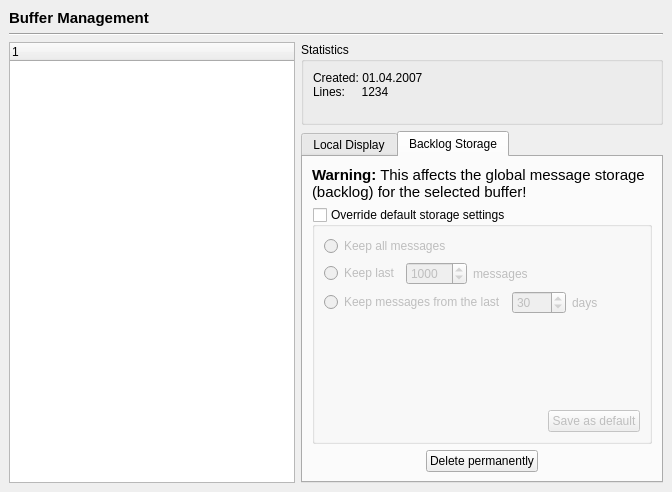
<ui version="4.0" >
 <class>BufferManagementSettingsPage</class>
 <widget class="QWidget" name="BufferManagementSettingsPage" >
  <property name="geometry" >
   <rect>
    <x>0</x>
    <y>0</y>
    <width>672</width>
    <height>492</height>
   </rect>
  </property>
  <property name="windowTitle" >
   <string/>
  </property>
  <layout class="QVBoxLayout" >
   <property name="spacing" >
    <number>6</number>
   </property>
   <property name="leftMargin" >
    <number>9</number>
   </property>
   <property name="topMargin" >
    <number>9</number>
   </property>
   <property name="rightMargin" >
    <number>9</number>
   </property>
   <property name="bottomMargin" >
    <number>9</number>
   </property>
   <item>
    <widget class="QLabel" name="label" >
     <property name="frameShape" >
      <enum>QFrame::NoFrame</enum>
     </property>
     <property name="text" >
      <string>&lt;html>&lt;head>&lt;meta name="qrichtext" content="1" />&lt;style type="text/css">
p, li { white-space: pre-wrap; }
&lt;/style>&lt;/head>&lt;body style=" font-family:'Bitstream Vera Sans'; font-size:11pt; font-weight:400; font-style:normal; text-decoration:none;">
&lt;p style=" margin-top:0px; margin-bottom:0px; margin-left:0px; margin-right:0px; -qt-block-indent:0; text-indent:0px;">&lt;span style=" font-weight:600;">Buffer Management&lt;/span>&lt;/p>&lt;/body>&lt;/html></string>
     </property>
    </widget>
   </item>
   <item>
    <widget class="Line" name="line" >
     <property name="orientation" >
      <enum>Qt::Horizontal</enum>
     </property>
    </widget>
   </item>
   <item>
    <layout class="QHBoxLayout" >
     <property name="spacing" >
      <number>6</number>
     </property>
     <property name="leftMargin" >
      <number>0</number>
     </property>
     <property name="topMargin" >
      <number>0</number>
     </property>
     <property name="rightMargin" >
      <number>0</number>
     </property>
     <property name="bottomMargin" >
      <number>0</number>
     </property>
     <item>
      <widget class="QTreeWidget" name="tree" >
       <property name="rootIsDecorated" >
        <bool>false</bool>
       </property>
       <column>
        <property name="text" >
         <string>1</string>
        </property>
       </column>
      </widget>
     </item>
     <item>
      <layout class="QVBoxLayout" >
       <property name="spacing" >
        <number>6</number>
       </property>
       <property name="leftMargin" >
        <number>0</number>
       </property>
       <property name="topMargin" >
        <number>0</number>
       </property>
       <property name="rightMargin" >
        <number>0</number>
       </property>
       <property name="bottomMargin" >
        <number>0</number>
       </property>
       <item>
        <widget class="QGroupBox" name="groupBox" >
         <property name="title" >
          <string>Statistics</string>
         </property>
         <property name="flat" >
          <bool>false</bool>
         </property>
         <layout class="QVBoxLayout" >
          <property name="spacing" >
           <number>6</number>
          </property>
          <property name="leftMargin" >
           <number>9</number>
          </property>
          <property name="topMargin" >
           <number>9</number>
          </property>
          <property name="rightMargin" >
           <number>9</number>
          </property>
          <property name="bottomMargin" >
           <number>9</number>
          </property>
          <item>
           <widget class="QLabel" name="label_2" >
            <property name="text" >
             <string>Created: 01.04.2007
Lines:     1234
</string>
            </property>
            <property name="alignment" >
             <set>Qt::AlignLeading|Qt::AlignLeft|Qt::AlignTop</set>
            </property>
           </widget>
          </item>
         </layout>
        </widget>
       </item>
       <item>
        <widget class="QTabWidget" name="tabWidget" >
         <property name="currentIndex" >
          <number>1</number>
         </property>
         <widget class="QWidget" name="tab" >
          <property name="whatsThis" >
           <string>Defines how many messages the local Quassel client shows for this buffer. This is independent from the central backlog storage in the core.</string>
          </property>
          <attribute name="title" >
           <string>Local Display</string>
          </attribute>
          <layout class="QVBoxLayout" >
           <property name="spacing" >
            <number>6</number>
           </property>
           <property name="leftMargin" >
            <number>9</number>
           </property>
           <property name="topMargin" >
            <number>9</number>
           </property>
           <property name="rightMargin" >
            <number>9</number>
           </property>
           <property name="bottomMargin" >
            <number>9</number>
           </property>
           <item>
            <widget class="QGroupBox" name="groupBox_2" >
             <property name="title" >
              <string>Override default display options</string>
             </property>
             <property name="checkable" >
              <bool>true</bool>
             </property>
             <property name="checked" >
              <bool>false</bool>
             </property>
             <layout class="QVBoxLayout" >
              <property name="spacing" >
               <number>6</number>
              </property>
              <property name="leftMargin" >
               <number>9</number>
              </property>
              <property name="topMargin" >
               <number>9</number>
              </property>
              <property name="rightMargin" >
               <number>9</number>
              </property>
              <property name="bottomMargin" >
               <number>9</number>
              </property>
              <item>
               <widget class="QRadioButton" name="radioButton" >
                <property name="text" >
                 <string>Show all messages</string>
                </property>
               </widget>
              </item>
              <item>
               <layout class="QHBoxLayout" >
                <property name="spacing" >
                 <number>6</number>
                </property>
                <property name="leftMargin" >
                 <number>0</number>
                </property>
                <property name="topMargin" >
                 <number>0</number>
                </property>
                <property name="rightMargin" >
                 <number>0</number>
                </property>
                <property name="bottomMargin" >
                 <number>0</number>
                </property>
                <item>
                 <widget class="QRadioButton" name="radioButton_2" >
                  <property name="sizePolicy" >
                   <sizepolicy vsizetype="Fixed" hsizetype="Preferred" >
                    <horstretch>0</horstretch>
                    <verstretch>0</verstretch>
                   </sizepolicy>
                  </property>
                  <property name="text" >
                   <string>Show last</string>
                  </property>
                 </widget>
                </item>
                <item>
                 <widget class="QSpinBox" name="spinBox" >
                  <property name="sizePolicy" >
                   <sizepolicy vsizetype="Fixed" hsizetype="Preferred" >
                    <horstretch>0</horstretch>
                    <verstretch>0</verstretch>
                   </sizepolicy>
                  </property>
                  <property name="minimum" >
                   <number>1</number>
                  </property>
                  <property name="maximum" >
                   <number>99999</number>
                  </property>
                  <property name="value" >
                   <number>1000</number>
                  </property>
                 </widget>
                </item>
                <item>
                 <widget class="QLabel" name="label_3" >
                  <property name="text" >
                   <string>messages</string>
                  </property>
                 </widget>
                </item>
                <item>
                 <spacer>
                  <property name="orientation" >
                   <enum>Qt::Horizontal</enum>
                  </property>
                  <property name="sizeHint" >
                   <size>
                    <width>40</width>
                    <height>20</height>
                   </size>
                  </property>
                 </spacer>
                </item>
               </layout>
              </item>
              <item>
               <layout class="QHBoxLayout" >
                <property name="spacing" >
                 <number>6</number>
                </property>
                <property name="leftMargin" >
                 <number>0</number>
                </property>
                <property name="topMargin" >
                 <number>0</number>
                </property>
                <property name="rightMargin" >
                 <number>0</number>
                </property>
                <property name="bottomMargin" >
                 <number>0</number>
                </property>
                <item>
                 <widget class="QRadioButton" name="radioButton_3" >
                  <property name="text" >
                   <string>Show messages from the last</string>
                  </property>
                 </widget>
                </item>
                <item>
                 <widget class="QSpinBox" name="spinBox_2" >
                  <property name="minimum" >
                   <number>1</number>
                  </property>
                  <property name="maximum" >
                   <number>1000</number>
                  </property>
                  <property name="value" >
                   <number>30</number>
                  </property>
                 </widget>
                </item>
                <item>
                 <widget class="QLabel" name="label_4" >
                  <property name="enabled" >
                   <bool>false</bool>
                  </property>
                  <property name="text" >
                   <string>days</string>
                  </property>
                 </widget>
                </item>
                <item>
                 <spacer>
                  <property name="orientation" >
                   <enum>Qt::Horizontal</enum>
                  </property>
                  <property name="sizeHint" >
                   <size>
                    <width>40</width>
                    <height>20</height>
                   </size>
                  </property>
                 </spacer>
                </item>
               </layout>
              </item>
              <item>
               <widget class="QRadioButton" name="radioButton_4" >
                <property name="text" >
                 <string>Hide buffer locally</string>
                </property>
               </widget>
              </item>
              <item>
               <spacer>
                <property name="orientation" >
                 <enum>Qt::Vertical</enum>
                </property>
                <property name="sizeHint" >
                 <size>
                  <width>20</width>
                  <height>40</height>
                 </size>
                </property>
               </spacer>
              </item>
              <item>
               <layout class="QHBoxLayout" >
                <property name="spacing" >
                 <number>6</number>
                </property>
                <property name="leftMargin" >
                 <number>0</number>
                </property>
                <property name="topMargin" >
                 <number>0</number>
                </property>
                <property name="rightMargin" >
                 <number>0</number>
                </property>
                <property name="bottomMargin" >
                 <number>0</number>
                </property>
                <item>
                 <spacer>
                  <property name="orientation" >
                   <enum>Qt::Horizontal</enum>
                  </property>
                  <property name="sizeHint" >
                   <size>
                    <width>40</width>
                    <height>20</height>
                   </size>
                  </property>
                 </spacer>
                </item>
                <item>
                 <widget class="QPushButton" name="pushButton" >
                  <property name="text" >
                   <string>Save as default</string>
                  </property>
                 </widget>
                </item>
               </layout>
              </item>
             </layout>
            </widget>
           </item>
          </layout>
         </widget>
         <widget class="QWidget" name="tab_2" >
          <attribute name="title" >
           <string>Backlog Storage</string>
          </attribute>
          <layout class="QVBoxLayout" >
           <property name="spacing" >
            <number>6</number>
           </property>
           <property name="leftMargin" >
            <number>9</number>
           </property>
           <property name="topMargin" >
            <number>9</number>
           </property>
           <property name="rightMargin" >
            <number>9</number>
           </property>
           <property name="bottomMargin" >
            <number>9</number>
           </property>
           <item>
            <widget class="QLabel" name="label_7" >
             <property name="text" >
              <string>&lt;html>&lt;head>&lt;meta name="qrichtext" content="1" />&lt;style type="text/css">
p, li { white-space: pre-wrap; }
&lt;/style>&lt;/head>&lt;body style=" font-family:'Bitstream Vera Sans'; font-size:11pt; font-weight:400; font-style:normal; text-decoration:none;">
&lt;p style=" margin-top:0px; margin-bottom:0px; margin-left:0px; margin-right:0px; -qt-block-indent:0; text-indent:0px;">&lt;span style=" font-weight:600;">Warning:&lt;/span> This affects the global message storage (backlog) for the selected buffer!&lt;/p>&lt;/body>&lt;/html></string>
             </property>
             <property name="alignment" >
              <set>Qt::AlignLeading|Qt::AlignLeft|Qt::AlignTop</set>
             </property>
             <property name="wordWrap" >
              <bool>true</bool>
             </property>
            </widget>
           </item>
           <item>
            <widget class="QGroupBox" name="groupBox_3" >
             <property name="title" >
              <string>Override default storage settings</string>
             </property>
             <property name="checkable" >
              <bool>true</bool>
             </property>
             <property name="checked" >
              <bool>false</bool>
             </property>
             <layout class="QVBoxLayout" >
              <property name="spacing" >
               <number>6</number>
              </property>
              <property name="leftMargin" >
               <number>9</number>
              </property>
              <property name="topMargin" >
               <number>9</number>
              </property>
              <property name="rightMargin" >
               <number>9</number>
              </property>
              <property name="bottomMargin" >
               <number>9</number>
              </property>
              <item>
               <widget class="QRadioButton" name="radioButton_5" >
                <property name="text" >
                 <string>Keep all messages</string>
                </property>
               </widget>
              </item>
              <item>
               <layout class="QHBoxLayout" >
                <property name="spacing" >
                 <number>6</number>
                </property>
                <property name="leftMargin" >
                 <number>0</number>
                </property>
                <property name="topMargin" >
                 <number>0</number>
                </property>
                <property name="rightMargin" >
                 <number>0</number>
                </property>
                <property name="bottomMargin" >
                 <number>0</number>
                </property>
                <item>
                 <widget class="QRadioButton" name="radioButton_6" >
                  <property name="sizePolicy" >
                   <sizepolicy vsizetype="Fixed" hsizetype="Preferred" >
                    <horstretch>0</horstretch>
                    <verstretch>0</verstretch>
                   </sizepolicy>
                  </property>
                  <property name="text" >
                   <string>Keep last</string>
                  </property>
                 </widget>
                </item>
                <item>
                 <widget class="QSpinBox" name="spinBox_3" >
                  <property name="sizePolicy" >
                   <sizepolicy vsizetype="Fixed" hsizetype="Preferred" >
                    <horstretch>0</horstretch>
                    <verstretch>0</verstretch>
                   </sizepolicy>
                  </property>
                  <property name="minimum" >
                   <number>1</number>
                  </property>
                  <property name="maximum" >
                   <number>99999</number>
                  </property>
                  <property name="value" >
                   <number>1000</number>
                  </property>
                 </widget>
                </item>
                <item>
                 <widget class="QLabel" name="label_5" >
                  <property name="text" >
                   <string>messages</string>
                  </property>
                 </widget>
                </item>
                <item>
                 <spacer>
                  <property name="orientation" >
                   <enum>Qt::Horizontal</enum>
                  </property>
                  <property name="sizeHint" >
                   <size>
                    <width>40</width>
                    <height>20</height>
                   </size>
                  </property>
                 </spacer>
                </item>
               </layout>
              </item>
              <item>
               <layout class="QHBoxLayout" >
                <property name="spacing" >
                 <number>6</number>
                </property>
                <property name="leftMargin" >
                 <number>0</number>
                </property>
                <property name="topMargin" >
                 <number>0</number>
                </property>
                <property name="rightMargin" >
                 <number>0</number>
                </property>
                <property name="bottomMargin" >
                 <number>0</number>
                </property>
                <item>
                 <widget class="QRadioButton" name="radioButton_7" >
                  <property name="text" >
                   <string>Keep messages from the last</string>
                  </property>
                 </widget>
                </item>
                <item>
                 <widget class="QSpinBox" name="spinBox_4" >
                  <property name="minimum" >
                   <number>1</number>
                  </property>
                  <property name="maximum" >
                   <number>1000</number>
                  </property>
                  <property name="value" >
                   <number>30</number>
                  </property>
                 </widget>
                </item>
                <item>
                 <widget class="QLabel" name="label_6" >
                  <property name="enabled" >
                   <bool>false</bool>
                  </property>
                  <property name="text" >
                   <string>days</string>
                  </property>
                 </widget>
                </item>
                <item>
                 <spacer>
                  <property name="orientation" >
                   <enum>Qt::Horizontal</enum>
                  </property>
                  <property name="sizeHint" >
                   <size>
                    <width>40</width>
                    <height>20</height>
                   </size>
                  </property>
                 </spacer>
                </item>
               </layout>
              </item>
              <item>
               <spacer>
                <property name="orientation" >
                 <enum>Qt::Vertical</enum>
                </property>
                <property name="sizeHint" >
                 <size>
                  <width>20</width>
                  <height>40</height>
                 </size>
                </property>
               </spacer>
              </item>
              <item>
               <layout class="QHBoxLayout" >
                <property name="spacing" >
                 <number>6</number>
                </property>
                <property name="leftMargin" >
                 <number>0</number>
                </property>
                <property name="topMargin" >
                 <number>0</number>
                </property>
                <property name="rightMargin" >
                 <number>0</number>
                </property>
                <property name="bottomMargin" >
                 <number>0</number>
                </property>
                <item>
                 <spacer>
                  <property name="orientation" >
                   <enum>Qt::Horizontal</enum>
                  </property>
                  <property name="sizeHint" >
                   <size>
                    <width>40</width>
                    <height>20</height>
                   </size>
                  </property>
                 </spacer>
                </item>
                <item>
                 <widget class="QPushButton" name="pushButton_2" >
                  <property name="text" >
                   <string>Save as default</string>
                  </property>
                 </widget>
                </item>
               </layout>
              </item>
             </layout>
            </widget>
           </item>
           <item>
            <layout class="QHBoxLayout" >
             <property name="spacing" >
              <number>6</number>
             </property>
             <property name="leftMargin" >
              <number>0</number>
             </property>
             <property name="topMargin" >
              <number>0</number>
             </property>
             <property name="rightMargin" >
              <number>0</number>
             </property>
             <property name="bottomMargin" >
              <number>0</number>
             </property>
             <item>
              <spacer>
               <property name="orientation" >
                <enum>Qt::Horizontal</enum>
               </property>
               <property name="sizeHint" >
                <size>
                 <width>40</width>
                 <height>20</height>
                </size>
               </property>
              </spacer>
             </item>
             <item>
              <widget class="QPushButton" name="pushButton_3" >
               <property name="text" >
                <string>Delete permanently</string>
               </property>
              </widget>
             </item>
             <item>
              <spacer>
               <property name="orientation" >
                <enum>Qt::Horizontal</enum>
               </property>
               <property name="sizeHint" >
                <size>
                 <width>40</width>
                 <height>20</height>
                </size>
               </property>
              </spacer>
             </item>
            </layout>
           </item>
          </layout>
         </widget>
        </widget>
       </item>
      </layout>
     </item>
    </layout>
   </item>
  </layout>
 </widget>
 <resources/>
 <connections/>
</ui>
